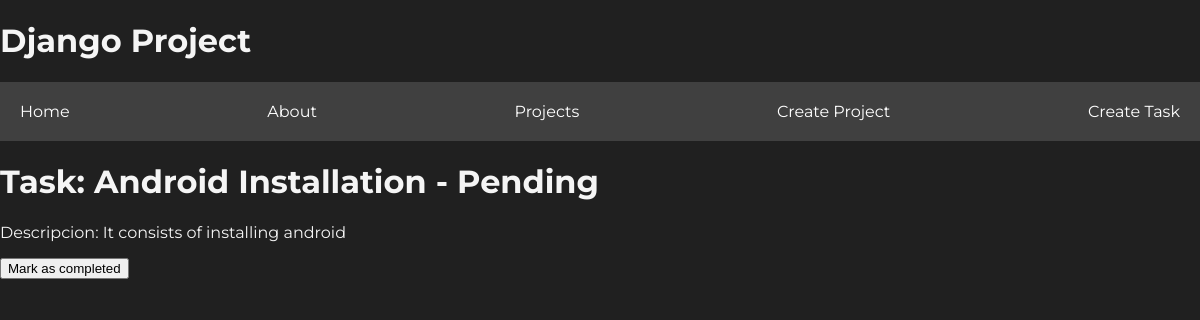
Page /tasks/7 on the committed database.
### projectsapp/models.py (models this page shows, shortened)
class Task(models.Model):
    title = models.CharField(max_length=200)
    description = models.TextField()
    project = models.ForeignKey(Project, on_delete=models.CASCADE)
    done = models.BooleanField(default=False)

### projectsapp/views.py (the view)
# urls.py: path('tasks/<int:id>', views.tasks, name="tasks"),
def tasks(request, id):
    t = get_object_or_404(Task, id=id)
    return render(request, 'tasks/tasks.html', {
        'task':t
    })

### projectsapp/templates/tasks/tasks.html
{% extends 'layouts/header.html' %}
{% block content %}
<h1> Task: {{task.title}} - {%if task.done %} Completed {% else %} Pending {% endif %}</h1>
<p>Descripcion: {{task.description}}</p>
<button>{%if task.done %} Unmark as completed {% else %} Mark as completed {% endif %}</button>
{% endblock %}

### projectsapp/static/styles/main.css (style rules this page uses)
body { font-family: "Montserrat", sans-serif !important; background: #202020; color: whitesmoke; max-width: 1200px; margin: auto; }

### rows in the picture
Task: title "Android Installation", description "It consists of installing android"
